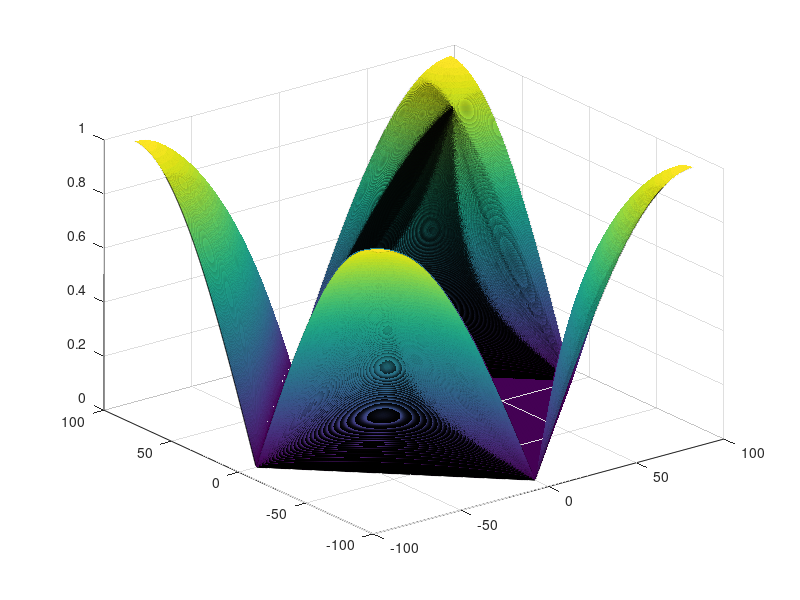

MATLAB code for this plot:
%trying to plot stupid figure 1
[X,Y] = meshgrid(-90:0.1:90, -90:0.1:90);
Z = sqrt(1-sind(X).^2 - sind(Y).^2);
surf(X,Y,imag(Z))
